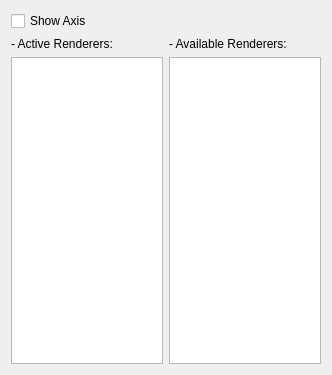
<?xml version="1.0" encoding="UTF-8"?>
<ui version="4.0">
 <class>VolumeViewSettingsPanel</class>
 <widget class="QWidget" name="VolumeViewSettingsPanel">
  <property name="geometry">
   <rect>
    <x>0</x>
    <y>0</y>
    <width>332</width>
    <height>375</height>
   </rect>
  </property>
  <property name="windowTitle">
   <string>Form</string>
  </property>
  <layout class="QVBoxLayout" name="verticalLayout_3">
   <item>
    <widget class="QCheckBox" name="showAxis">
     <property name="text">
      <string>Show Axis</string>
     </property>
    </widget>
   </item>
   <item>
    <layout class="QHBoxLayout" name="horizontalLayout">
     <item>
      <layout class="QVBoxLayout" name="verticalLayout">
       <item>
        <widget class="QLabel" name="label_3">
         <property name="text">
          <string>- Active Renderers:</string>
         </property>
        </widget>
       </item>
       <item>
        <widget class="QListView" name="activeRenderers">
         <property name="dragEnabled">
          <bool>true</bool>
         </property>
         <property name="dragDropMode">
          <enum>QAbstractItemView::DragDrop</enum>
         </property>
         <property name="defaultDropAction">
          <enum>Qt::MoveAction</enum>
         </property>
         <property name="iconSize">
          <size>
           <width>22</width>
           <height>22</height>
          </size>
         </property>
        </widget>
       </item>
      </layout>
     </item>
     <item>
      <layout class="QVBoxLayout" name="verticalLayout_2">
       <item>
        <widget class="QLabel" name="label_4">
         <property name="text">
          <string>- Available Renderers:</string>
         </property>
        </widget>
       </item>
       <item>
        <widget class="QListView" name="availableRenderers">
         <property name="dragEnabled">
          <bool>true</bool>
         </property>
         <property name="dragDropMode">
          <enum>QAbstractItemView::DragDrop</enum>
         </property>
         <property name="defaultDropAction">
          <enum>Qt::MoveAction</enum>
         </property>
         <property name="iconSize">
          <size>
           <width>22</width>
           <height>22</height>
          </size>
         </property>
        </widget>
       </item>
      </layout>
     </item>
    </layout>
   </item>
  </layout>
 </widget>
 <resources/>
 <connections/>
</ui>
